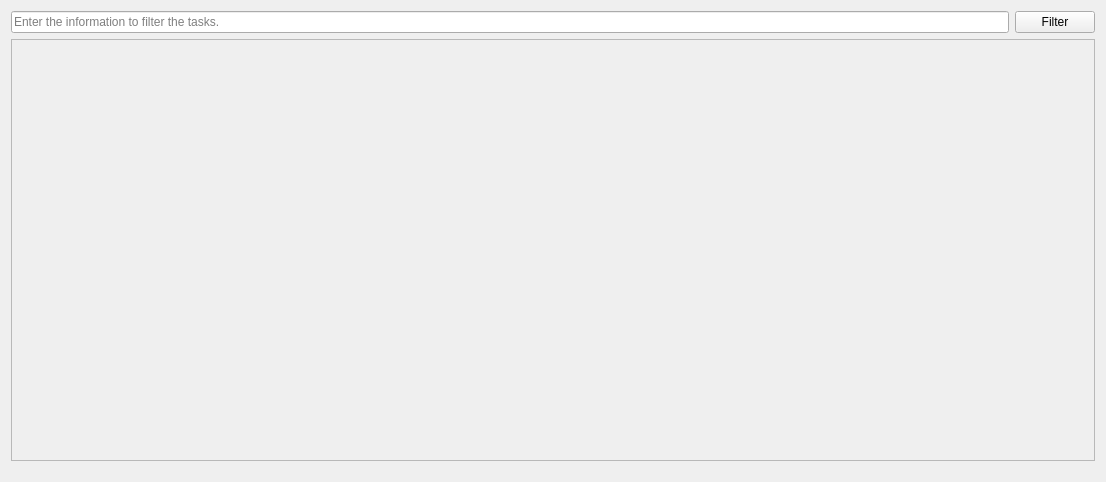
<?xml version="1.0" encoding="UTF-8"?>
<ui version="4.0">
 <class>DataverseCompletedUploadsForm</class>
 <widget class="QWidget" name="DataverseCompletedUploadsForm">
  <property name="geometry">
   <rect>
    <x>0</x>
    <y>0</y>
    <width>1106</width>
    <height>482</height>
   </rect>
  </property>
  <property name="windowTitle">
   <string>Dataverse upload history</string>
  </property>
  <layout class="QGridLayout" name="gridLayout">
   <item row="1" column="0">
    <spacer name="verticalSpacer">
     <property name="orientation">
      <enum>Qt::Vertical</enum>
     </property>
     <property name="sizeType">
      <enum>QSizePolicy::Fixed</enum>
     </property>
     <property name="sizeHint" stdset="0">
      <size>
       <width>20</width>
       <height>10</height>
      </size>
     </property>
    </spacer>
   </item>
   <item row="0" column="0">
    <layout class="QVBoxLayout" name="mainVerticalLayout">
     <item>
      <layout class="QHBoxLayout" name="filterHorizontalLayout">
       <item>
        <widget class="QLineEdit" name="historyFilterLineEdit">
         <property name="toolTip">
          <string>Enter project name / dataverse URL / finished time to filter the below listed tasks.</string>
         </property>
         <property name="placeholderText">
          <string>Enter the information to filter the tasks.</string>
         </property>
         <property name="clearButtonEnabled">
          <bool>true</bool>
         </property>
        </widget>
       </item>
       <item>
        <widget class="QPushButton" name="filterPushButton">
         <property name="toolTip">
          <string>Click to filter the dataverse uploads done in the past.</string>
         </property>
         <property name="text">
          <string>Filter</string>
         </property>
        </widget>
       </item>
      </layout>
     </item>
     <item>
      <widget class="QScrollArea" name="completedUploadsScrollArea">
       <property name="toolTip">
        <string>&lt;html&gt;&lt;head/&gt;&lt;body&gt;&lt;p&gt;&lt;span style=&quot; font-style:italic;&quot;&gt;Displays the history of finished dataverse uploads done in the past.&lt;/span&gt;&lt;/p&gt;&lt;/body&gt;&lt;/html&gt;</string>
       </property>
       <property name="widgetResizable">
        <bool>true</bool>
       </property>
       <widget class="QWidget" name="scrollAreaWidgetContents">
        <property name="geometry">
         <rect>
          <x>0</x>
          <y>0</y>
          <width>1084</width>
          <height>411</height>
         </rect>
        </property>
        <layout class="QVBoxLayout" name="verticalLayout_3">
         <item>
          <layout class="QVBoxLayout" name="completedUploadsVerticalLayout"/>
         </item>
        </layout>
       </widget>
      </widget>
     </item>
    </layout>
   </item>
  </layout>
 </widget>
 <resources/>
 <connections/>
</ui>
